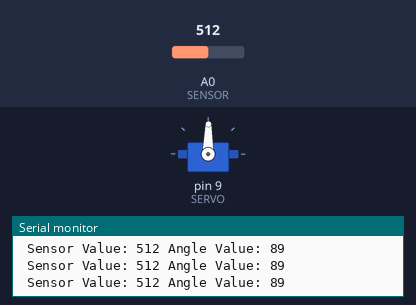
The sketch below on a simulated Arduino Uno, built with avr-gcc and run on an emulated ATmega328P. On the bench: servo, the last lines printed to the serial monitor. Inputs (shaded band) come from the test bench; at power-on: A0 (SENSOR) = 512.

Above: at 1.2 s.
1.3 s: A0 (SENSOR) set to 556
At 2.2 s:
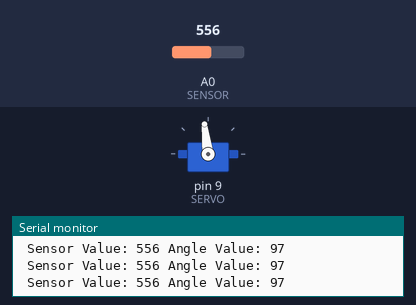
4.3 s: A0 (SENSOR) set to 589
At 5.5 s:
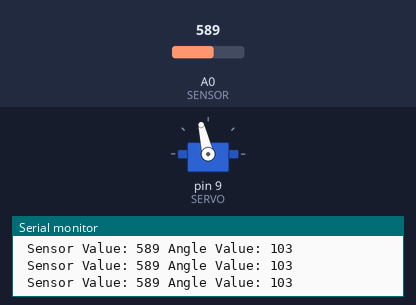
5.8 s: A0 (SENSOR) set to 109
At 6.7 s:
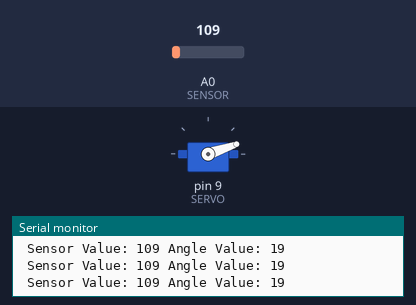
7.3 s: A0 (SENSOR) set to 95
At 7.7 s:
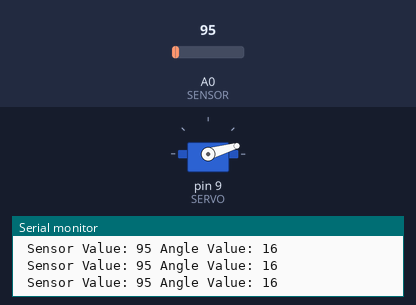
10.3 s: A0 (SENSOR) set to 122
At 10.7 s:
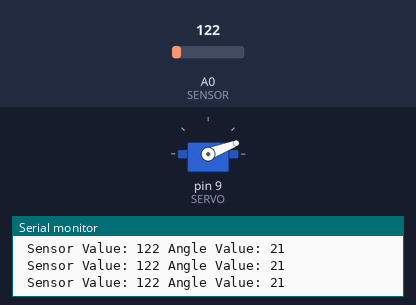
11.8 s: A0 (SENSOR) set to 716
At 13.0 s:
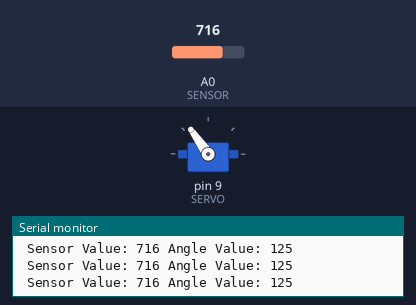
Timing chart, 0 to 14.3 s (numbered marks = the images above; inputs shaded):
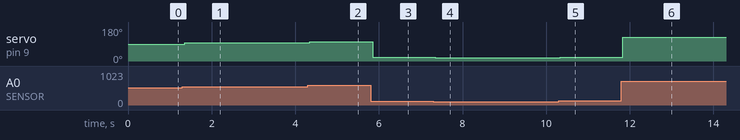

The sketch:

ServorMotor.ino
```cpp
// (licence header left out)
#include <Servo.h>

Servo servoMotor;

int SERVO = 9;
int SENSOR = A0;

int sensorValue = 0;
int motorValue = 0;

void setup()
{
  servoMotor.attach(SERVO);

  Serial.begin(9600);
}

void loop()
{
    sensorValue = analogRead(SENSOR);

    motorValue = map(sensorValue, 0, 1023, 0, 179);

    Serial.print(" Sensor Value: ");
    Serial.print(sensorValue);
    Serial.print(" Angle Value: ");
    Serial.println(motorValue);

    servoMotor.write(motorValue);

    delay(15);

}
```

Measured:
- after the input at 1.3 s, servo on pin 9 (SERVO): 89° → 97° after 0.06 s
- after the input at 4.3 s, servo on pin 9 (SERVO): 97° → 103° after 0.05 s
- after the input at 5.8 s, servo on pin 9 (SERVO): 103° → 19° after 0.05 s
- after the input at 7.3 s, servo on pin 9 (SERVO): 19° → 16° after 0.05 s
- after the input at 10.3 s, servo on pin 9 (SERVO): 16° → 21° at once
- after the input at 11.8 s, servo on pin 9 (SERVO): 21° → 125° at once
